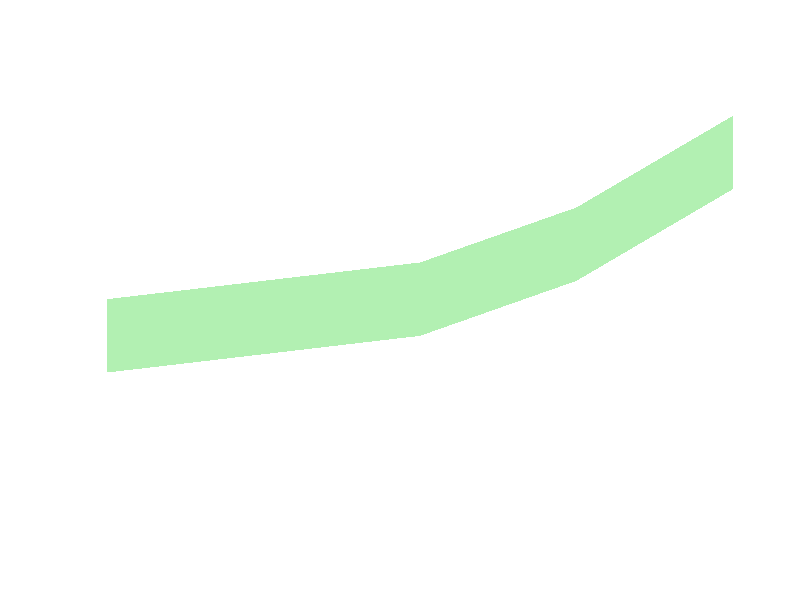
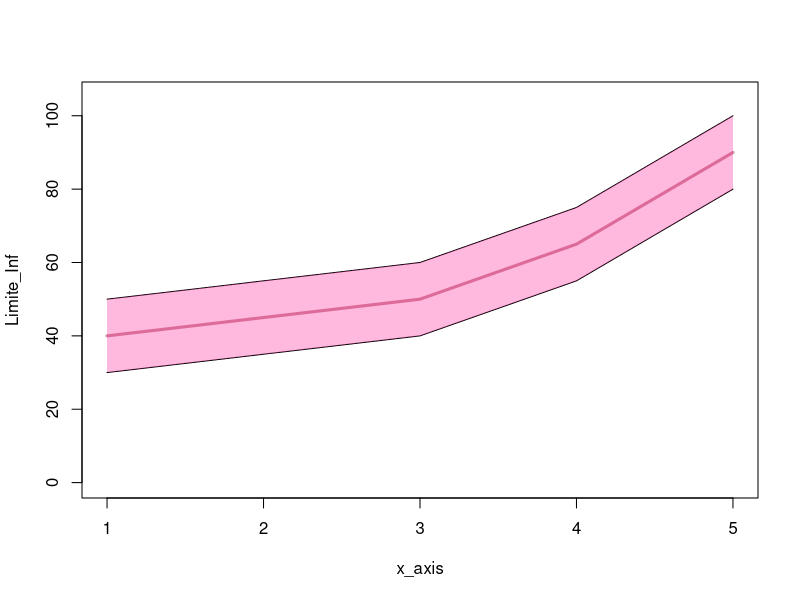
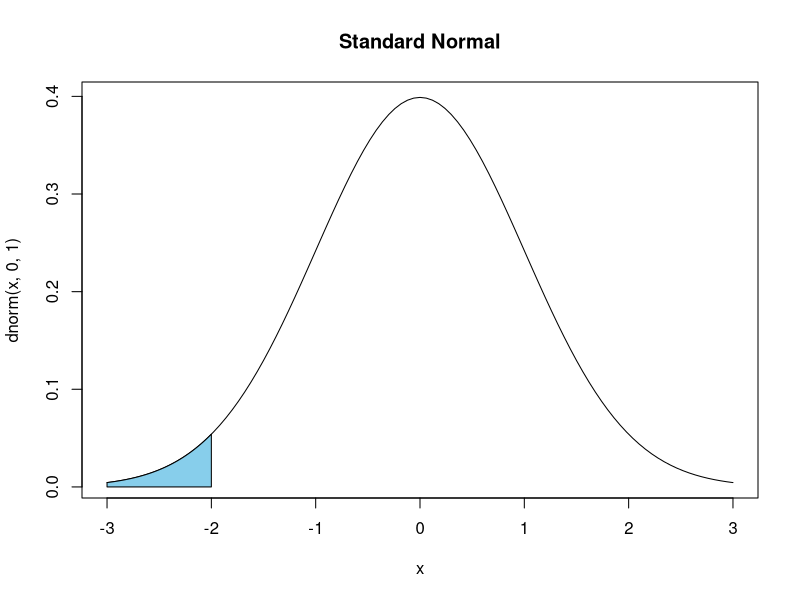
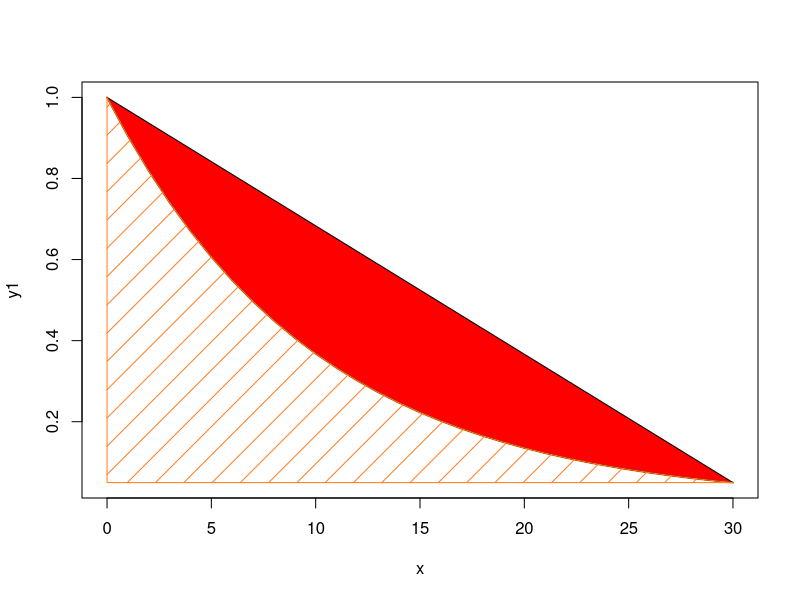
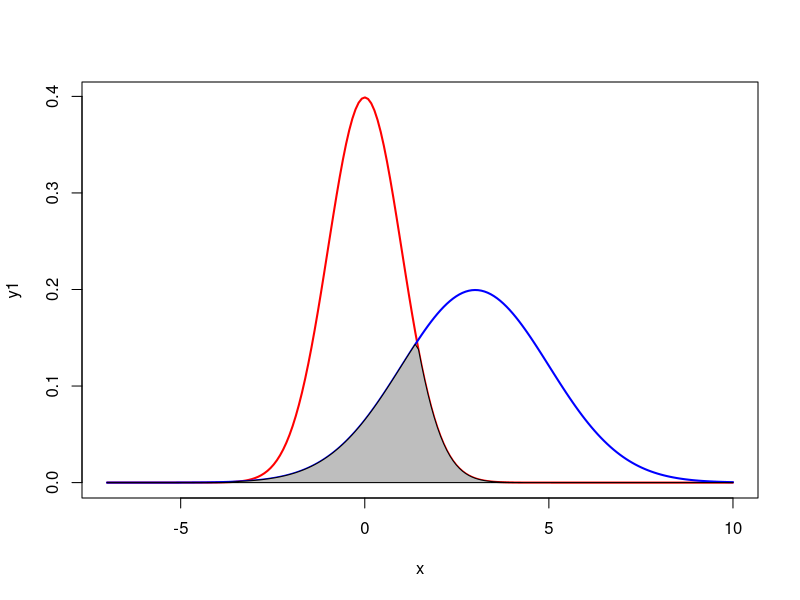
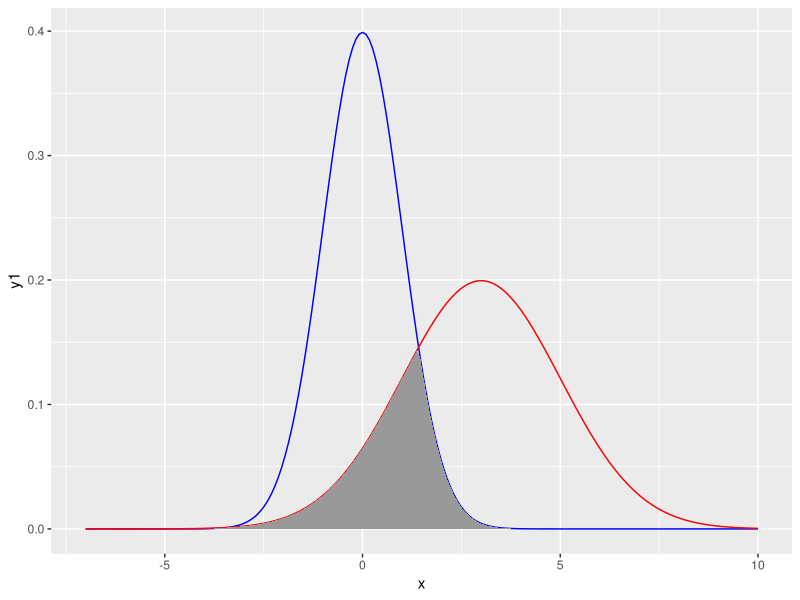
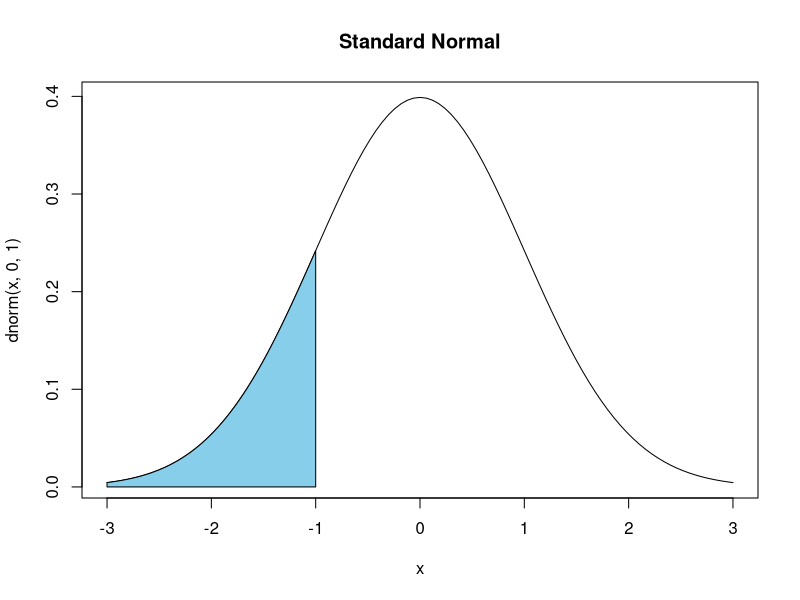
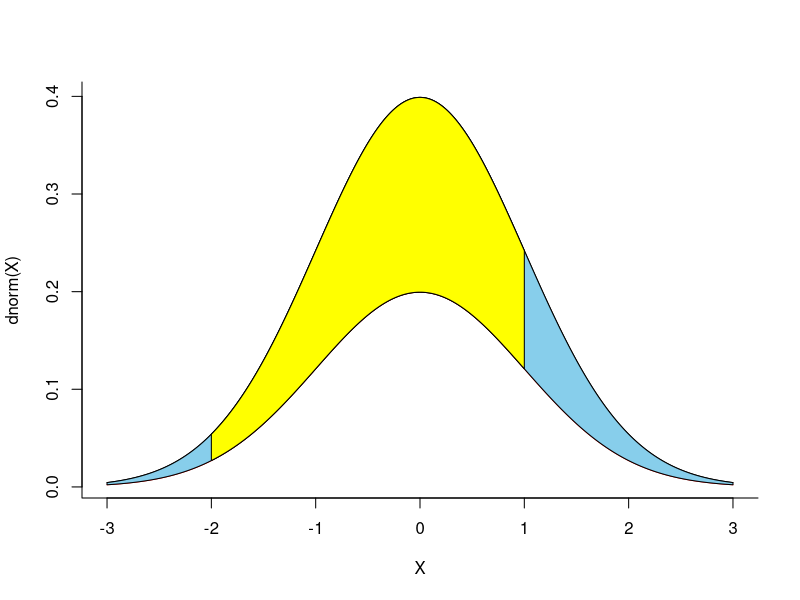

These charts were generated, in order, by the following R code:
# By Ludovic G.

#================================#
# Exemple principale : Exemple 1 #
#================================#
#= Creation des donnees =#
x_axis = c(1,2,3,4,5)
Limite_Sup = c(50,55,60,75,100)
Limite_Inf = c(30,35,40,55,80)
LigneCentrale = c(40,45,50,65,90)

#= Plot shades uniquement =#
plot ( Limite_Inf~ x_axis, type="n", axes=FALSE, ann=FALSE, ylim = c(0,105))
#lines(LigneCentrale,lwd = 3,col = "darkgreen")

macouleur = adjustcolor("green3",alpha.f=0.3)
polygon(c(x_axis,rev(x_axis)),c(Limite_Sup,rev(Limite_Inf)),    
        col=macouleur, border=NA)

#= Plot 2 sans shades =#
plot(x_axis,Limite_Inf,type = "l",ylim = c(0,105))
lines(LigneCentrale,lwd = 3,col = "pink3")
lines(x_axis, Limite_Sup)
#= Ajoute shades =#
macouleur = adjustcolor("deeppink",alpha.f=0.3)

polygon(c(x_axis,rev(x_axis)),c(Limite_Sup,rev(Limite_Inf)),    
        col=macouleur, border=NA)


#=================#
# Autres exemples #
#=================#
#-------------#
#  Exemple 2  #
#-------------#
cord.x <- c(-3,seq(-3,-2,0.01),-2) 
cord.y <- c(0,dnorm(seq(-3,-2,0.01)),0) 
curve(dnorm(x,0,1),xlim=c(-3,3),main='Standard Normal')
polygon(cord.x,cord.y,col='skyblue')

#-------------#
#  Exemple 3  #
#-------------#
x=seq(0,30)
y1=exp(-0.1*x)
plot(x,y1,type="l",lwd=2,col="chocolate1")
# Sur la courbe
polygon(x,y1, angle = 45,col="red")
# Sous la courbe
polygon(c(min(x),x),c(min(y1),y1), density = 5, angle = 45,col="chocolate1")

#-------------#
#  Exemple 4  #
#-------------#
x=seq(-7,10,length=200)
y1=dnorm(x,mean=0,sd=1)
plot(x,y1,type="l",lwd=2,col="red")
y2=dnorm(x,mean=3,sd=2)
lines(x,y2,type="l",lwd=2,col="blue")
polygon(x,pmin(y1,y2),col="gray")

#-----------------------#
#  Exemple 5 (ggplot2)  #
#-----------------------#
library(ggplot2)
x  = seq(-7, 10, length = 200)
y1 = dnorm(x, mean = 0,sd = 1)
y2 = dnorm(x, mean = 3,sd = 2)

mydf = data.frame(x, y1, y2)

p0 = ggplot(mydf, aes(x = x)) +                         
  geom_line(aes(y = y1), colour = 'blue') +
  geom_line(aes(y = y2), colour = 'red') +
  geom_area(aes(y = pmin(y1, y2)), fill = 'gray60')

p0

#-------------#
#  Exemple 6  #
#-------------#
# Create data for the area to shade
cord.x <- c(-3,seq(-3,-1,0.01),-1) 
cord.y <- c(0,dnorm(seq(-3,-1,0.01)),0) 
# Make a curve
curve(dnorm(x,0,1), xlim=c(-3,3), main='Standard Normal') 
# Add the shaded area.
polygon(cord.x,cord.y,col='skyblue')

#-------------#
#  Exemple 7  #
#-------------#
x <- seq(-3,3,0.01)
y1 <- dnorm(x,0,1)
y2 <- 0.5*dnorm(x,0,1)

plot(x,y1,type="l",bty="L",xlab="X",ylab="dnorm(X)")
points(x,y2,type="l",col="red")
polygon(c(x,rev(x)),c(y2,rev(y1)),col="skyblue")

#-------------#
#  Exemple 8  #
#-------------#
x <- seq(-3,3,0.01)
y1 <- dnorm(x,0,1)
y2 <- 0.5*dnorm(x,0,1)
x.shade <- seq(-2,1,0.01)

polygon(c(x.shade,rev(x.shade)),c(dnorm(x.shade,0,1),0.5*dnorm(rev(x.shade),0,1)),col="yellow")

#-------------#
#  Exemple 9  #
#-------------#
x <- seq(-3,3,0.01)
y1 <- dnorm(x,0,1)
y2 <- 0.5*dnorm(x,0,1)
x.shade <- seq(-2,1,0.01)
par(oma=c(1,1,1,1),cex=0.7)

plot(x,y1,type="l",bty="L",xlab="X",ylab="dnorm(X)")
points(x,y2,type="l",col="gray")
l <- length(x.shade)
color <- heat.colors(l)
for (i in 1:l)
{
  polygon(c(x.shade[i],rev(x.shade[i])),c(dnorm(x.shade[i],0,1),
                                          0.5*dnorm(rev(x.shade[i]),0,1)),border=color[i],col=NA)
}

#--------------#
#  Exemple 10  #
#--------------#
xx <- c(1:50)
yy <- rnorm(50)
n <- 50
hline <- 0
plot (yy ~ xx, type="n", axes=FALSE, ann=FALSE)
text(x=xx,y=min(yy)+max(yy),labels='a')
polygon(c(xx[1], xx, xx[n]), c(min(yy), yy, min(yy)),    
        col=rgb(1, 0, 0,0.5), border=NA)
# another convenient possibility is something like adjustcolor("red",alpha.f=0.5)
